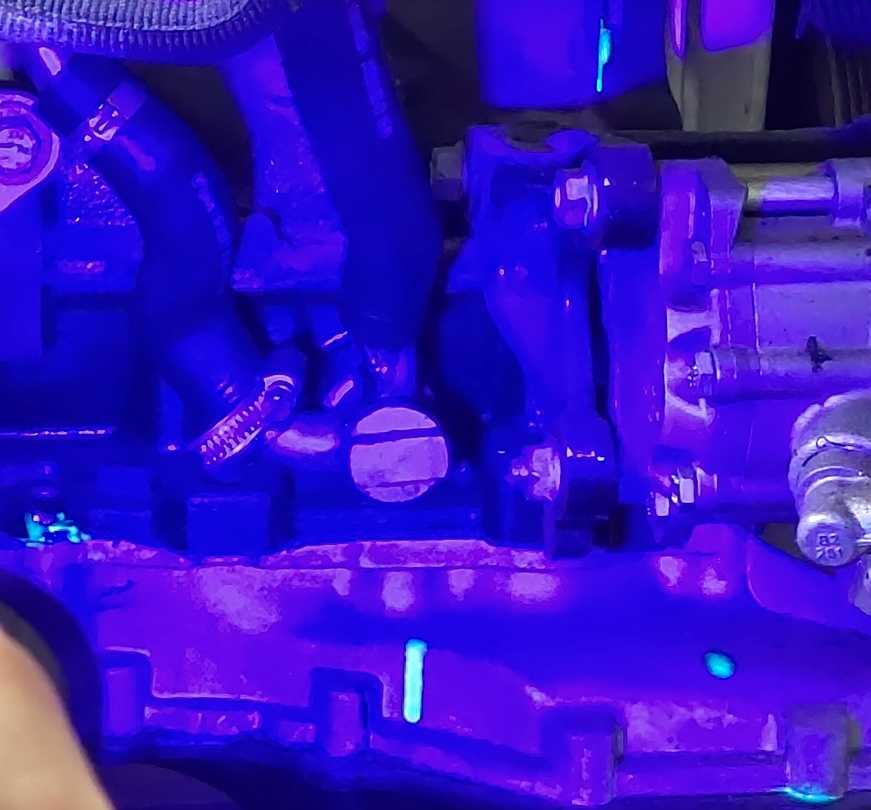
#> input picture opencv/04.jpg, 871 x 810 px, shrunk from 1974 x 1835 before the run
$ python '荧光点检测.py'
#> lines starting #> are read from the running program, lines starting #| are printed output that depends on the picture; after the words box and inside, x2 and y2 are one past the last pixel; in counts of white or black regions, pixels touching at a corner belong together
import cv2
import numpy as np

# 加载图像
image = cv2.imread('04.jpg')
#> image is the input picture: shape (810, 871, 3); mean B, G, R 192, 18.5, 54.6
# 将图像转换为HSV颜色空间
hsv = cv2.cvtColor(image, cv2.COLOR_BGR2HSV)
#> hsv: shape (810, 871, 3); mean H, S, V 124.1, 229.6, 193.1

# 定义荧光的颜色范围
lower_green = np.array([85, 80, 73])
upper_green = np.array([107, 255, 255])

# 根据颜色范围创建掩膜
mask = cv2.inRange(hsv, lower_green, upper_green)
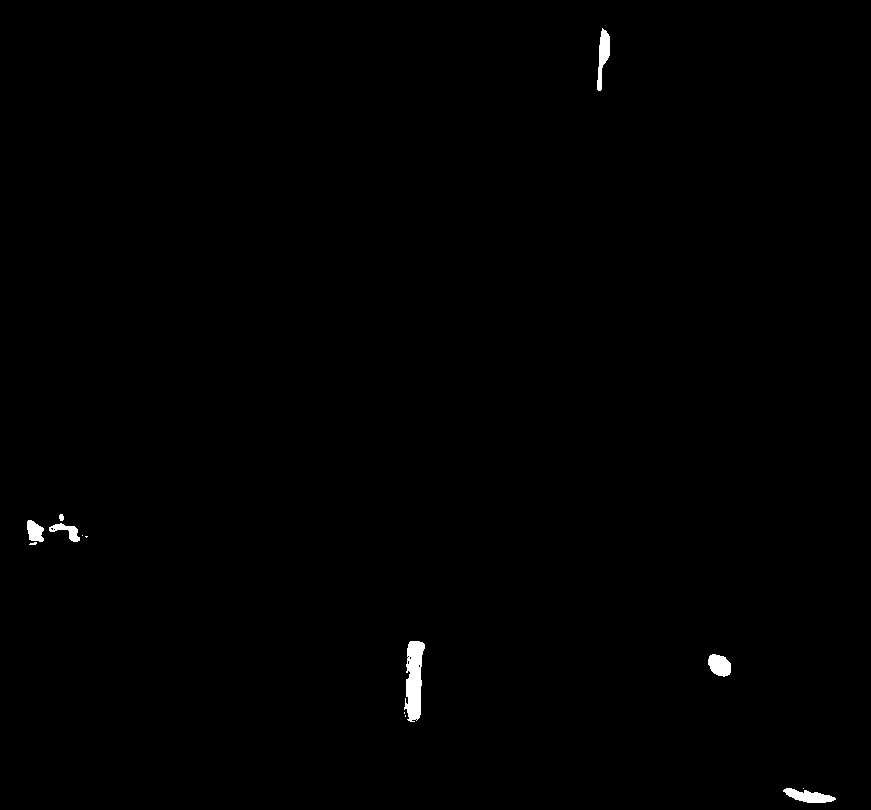
#> mask: shape (810, 871); 0.43% white; 13 white regions (6 under 20 px), largest, box (x1, y1, x2, y2) and area: (404, 641, 425, 722) 1156, (783, 788, 836, 803) 451, (597, 28, 610, 91) 437

# 执行形态学操作以去除噪声
kernel1 = cv2.getStructuringElement(cv2.MORPH_RECT,(6,6))
kernel2 = cv2.getStructuringElement(cv2.MORPH_RECT,(18,18))
# open先腐蚀后膨胀，去除小白点
# close先膨胀后腐蚀，去除小黑点
mask = cv2.morphologyEx(mask, cv2.MORPH_CLOSE, kernel2)
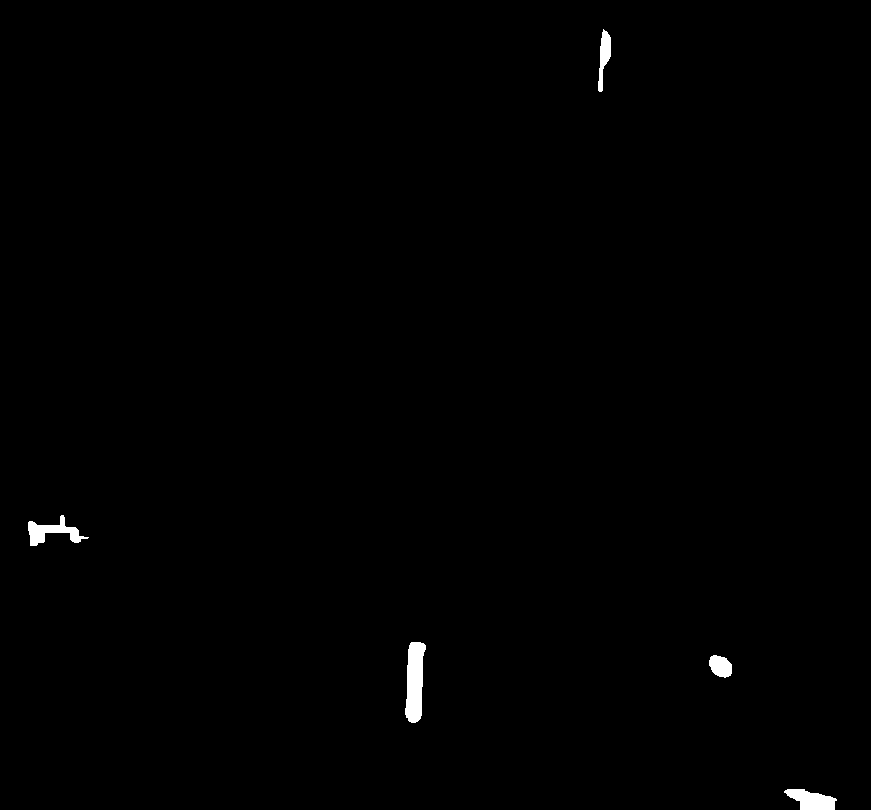
#> mask: shape (810, 871); 0.5% white; 5 white regions, box (x1, y1, x2, y2) and area: (405, 642, 426, 723) 1249, (28, 515, 89, 546) 735, (784, 789, 837, 810) 720, (598, 29, 611, 92) 437, (709, 655, 732, 678) 395
mask = cv2.morphologyEx(mask, cv2.MORPH_OPEN, kernel1)
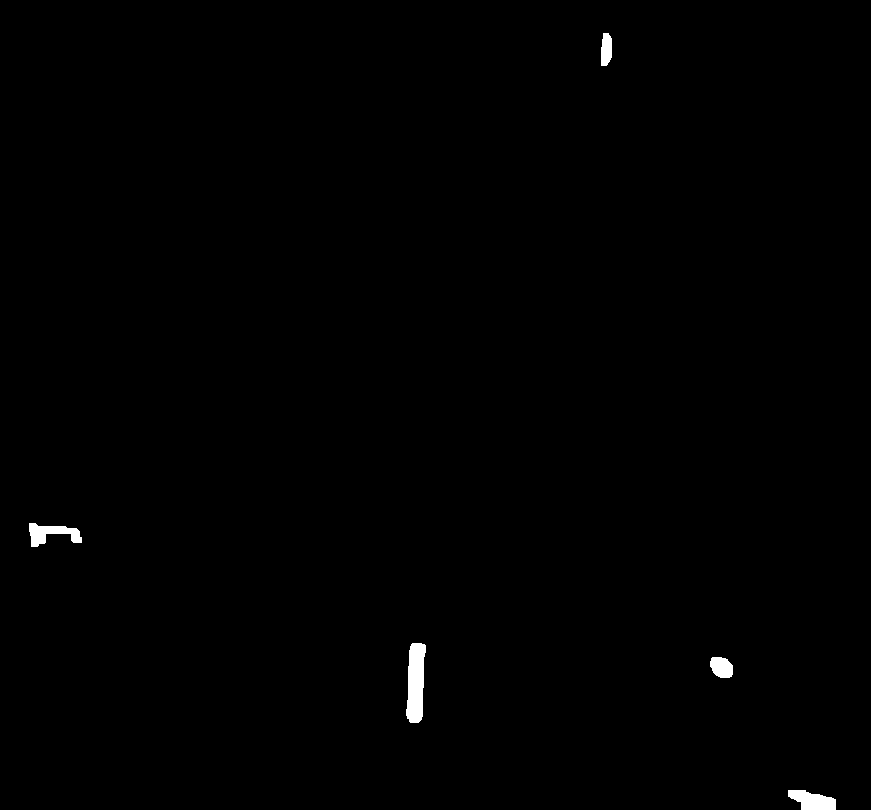
#> mask: shape (810, 871); 0.46% white; 5 white regions, box (x1, y1, x2, y2) and area: (406, 643, 426, 723) 1239, (788, 790, 836, 810) 671, (29, 523, 82, 547) 661, (710, 657, 733, 678) 389, (601, 33, 612, 66) 311
# mask = cv2.morphologyEx(mask, cv2.MORPH_CLOSE, kernel2)
# dst = cv2.GaussianBlur(mask, (5, 5), 15)
# mask = cv2.morphologyEx(mask, cv2.MORPH_OPEN, dst)
# 在原始图像上绘制荧光位置
result = cv2.bitwise_and(image, image, mask=mask)

# # 寻找荧光点的轮廓
# contours, _ = cv2.findContours(mask, cv2.RETR_EXTERNAL, cv2.CHAIN_APPROX_SIMPLE)
# # 绘制检测到的荧光点
# cv2.drawContours(image, contours, -1, (0, 255, 0), -1)
# 显示结果图像
cv2.namedWindow('Fluorescent Detection', 0)
# cv2.imshow("Fluorescent Detection", image)
cv2.imshow('Fluorescent Detection', result)

# cv2.imwrite('06.png', result)
cv2.waitKey(0)
cv2.destroyAllWindows()

$ run again, with opencv/02.png saved as opencv/04.jpg
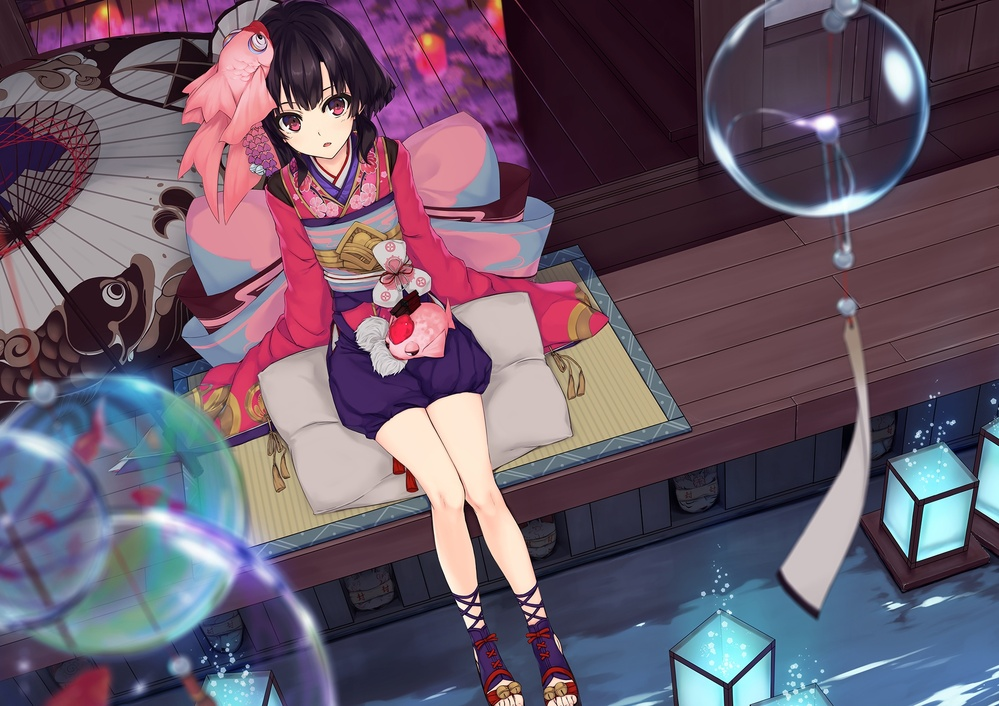
#> input picture opencv/02.png, 999 x 706 px, shrunk from 2000 x 1414 before the run
#> image is the input picture: shape (706, 999, 3); mean B, G, R 105.6, 89.1, 105.4
#> hsv: shape (706, 999, 3); mean H, S, V 127.6, 97.7, 122.3
#> `mask = cv2.inRange(hsv, lower_green, upper_green)`:
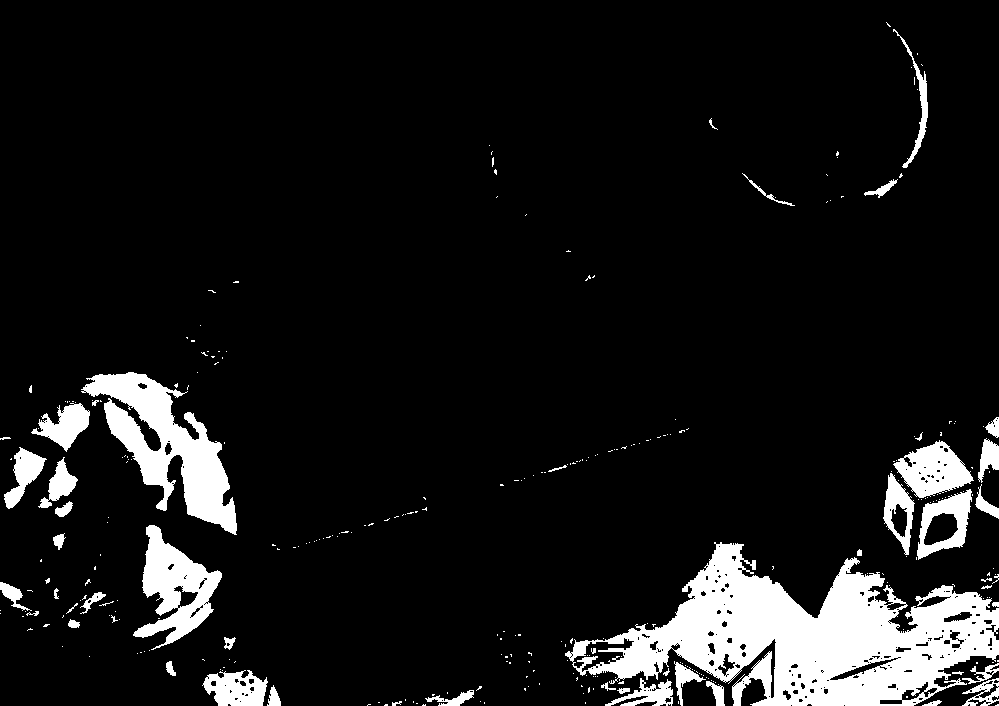
#> mask: shape (706, 999); 9.4% white; 314 white regions (264 under 20 px), largest, box (x1, y1, x2, y2) and area: (565, 542, 999, 706) 33774, (81, 372, 237, 535) 9734, (133, 525, 222, 650) 4923
#> `result = cv2.bitwise_and(image, image, mask=mask)`:
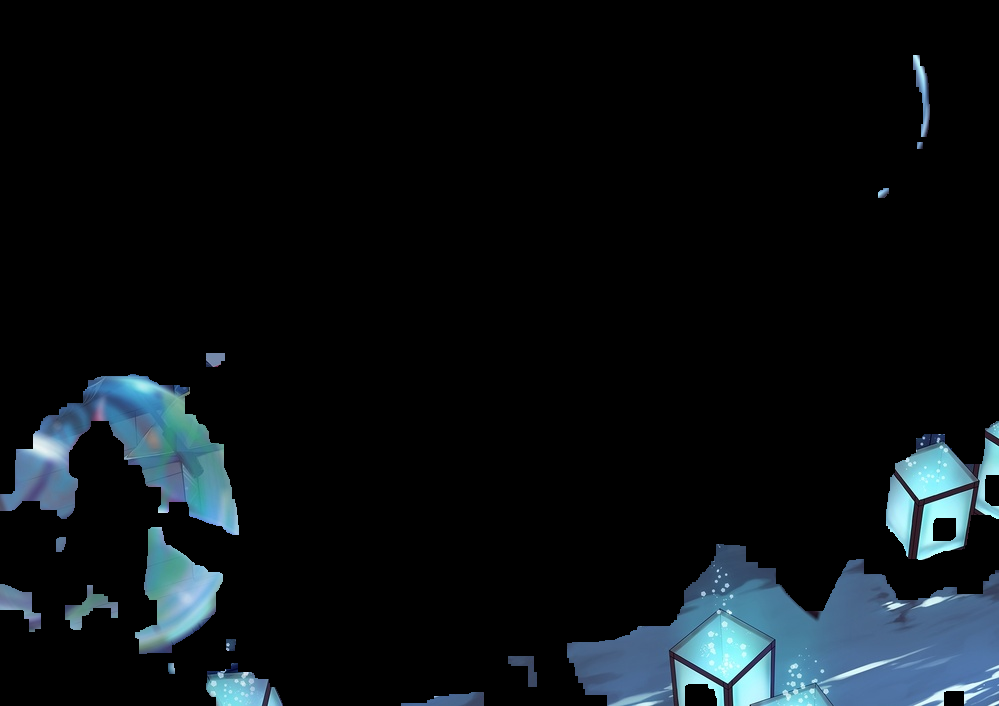
#> result: shape (706, 999, 3); mean B, G, R 20.2, 16.8, 11.4
